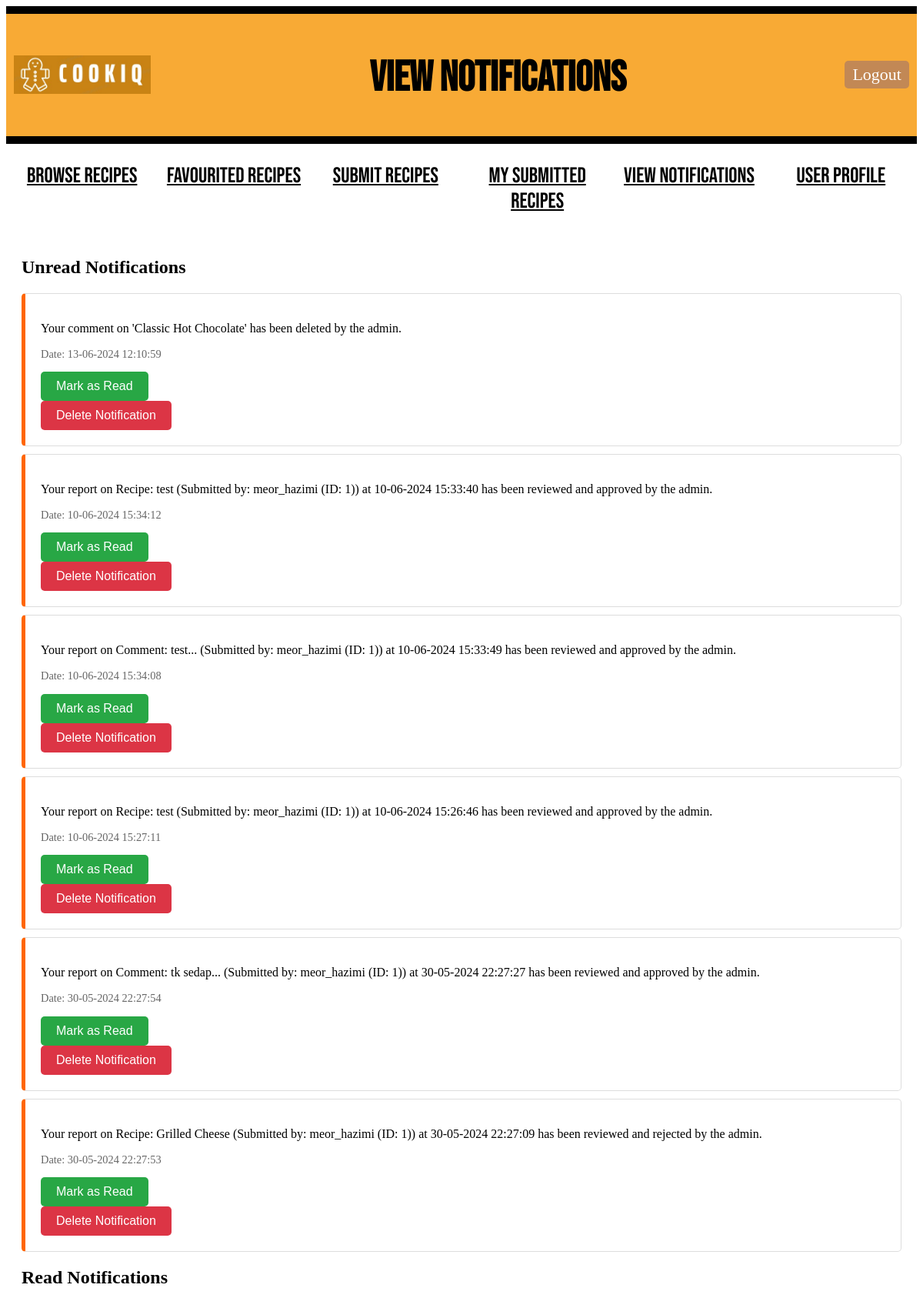
/user/2/notifications (signed in), run on an earlier commit of the app's database.
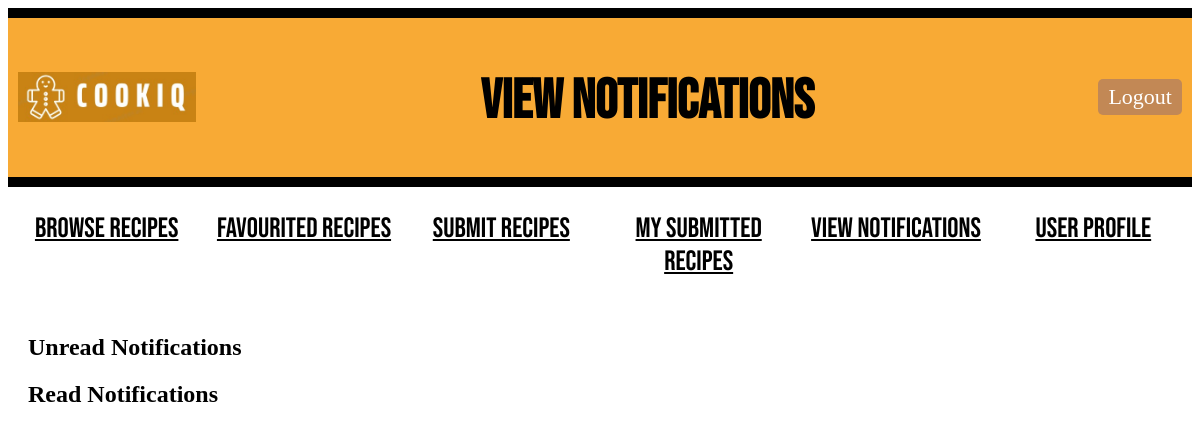
And on a later commit of the database.
### models.py (models this page shows)
class Notification(db.Model):
    id = db.Column(db.Integer, primary_key=True)
    user_id = db.Column(db.Integer, db.ForeignKey('user.id', name='fk_notification_user'), nullable=False)
    message = db.Column(db.String(255), nullable=False)
    timestamp = db.Column(db.DateTime(timezone=True), default=lambda: datetime.now(timezone('Asia/Kuala_Lumpur')))
    read = db.Column(db.Boolean, default=False)
    user = db.relationship('User', back_populates='notifications', overlaps="notifications,user_notifications")

### main.py (the view)
@app.route('/user/<int:user_id>/notifications')
def view_notifications(user_id):
    if "user_id" not in session or session["user_id"] != user_id:
        return redirect(url_for("login"))
    user = User.query.get_or_404(user_id)
    unread_notifications = Notification.query.filter_by(user_id=user_id, read=False).order_by(Notification.timestamp.desc()).all()
    read_notifications = Notification.query.filter_by(user_id=user_id, read=True).order_by(Notification.timestamp.desc()).all()
    return render_template('notifications.html', user=user, unread_notifications=unread_notifications, read_notifications=read_notifications)

### templates/notifications.html (shortened to what this page needs)
<!DOCTYPE html>
<html>
<head>
    <link rel="stylesheet" type="text/css" href="{{ url_for('static', filename='style.css') }}">
</head>
<body>
    <div class="header">
        <div class="logo-container">
            <img style="height: 50px; padding-bottom: 30px;" src="{{ url_for('static', filename='Logo_CookiQ.jpeg') }}" alt="Logo_CookiQ">
        </div>
        <h1 class="title">View Notifications</h1>
        <a href="{{ url_for('logout') }}" class="LogOutButton">Logout</a>
    </div>
    {% include '_flashes.html' %}
    <div class="classification">
        <ul>
            <li><a href="{{ url_for('browse_recipes', user_id=user.id) }}" class="nav-button">Browse Recipes</a></li>
            <li><a href="{{ url_for('favouritedrecipe', user_id=user.id) }}" class="nav-button">Favourited Recipes</a></li>
            <li><a href="{{ url_for('recipesubmission', user_id=user.id) }}" class="nav-button">Submit Recipes</a></li>
            <li><a href="{{ url_for('submitted_recipes', user_id=user.id) }}" class="nav-button">My Submitted Recipes</a></li>
            <li><a href="{{ url_for('view_notifications', user_id=user.id) }}" class="nav-button">View Notifications</a></li>
            <li><a href="{{ url_for('user_profile', user_id=user.id) }}" class="nav-button">User Profile</a></li>
        </ul>
    </div>
    <div class="notifications-container">
        <h2>Unread Notifications</h2>
        <ul class="notification-list">
            {% for notification in unread_notifications %}
            <li class="notification-item unread">
                <p>{{ notification.message }}</p>
                <p class="timestamp">Date: {{ notification.timestamp.strftime('%d-%m-%Y %H:%M:%S') }}</p>
                <div class="notification-actions">
                    <form action="{{ url_for('mark_notification_as_read', notification_id=notification.id, user_id=user.id) }}" method="POST">
                        <button type="submit" class="btn-mark-read">Mark as Read</button>
                    </form>
                    <form action="{{ url_for('delete_notification', user_id=user.id, notification_id=notification.id) }}" method="POST">
                        <button type="submit" class="btn-delete-notif" onclick="return confirm('Are you sure you want to delete this notification?')">Delete Notification</button>
                    </form>
                </div>
            </li>
            {% endfor %}
        </ul>
        <h2>Read Notifications</h2>
    </div>
</body>
</html>

What changed in the data, as far as the page shows it:
removed Notification: message "Your comment on 'Classic Hot Chocolate' has been deleted by the admin.", timestamp "13-06-2024 12:10:59"
removed Notification: message "Your report on Recipe: test (Submitted by: meor_hazimi (ID: 1)) at 10-06-2024 15:33:40 has been reviewed and approved by the admin.", timestamp "10-06-2024 15:34:12"
removed Notification: message "Your report on Comment: test... (Submitted by: meor_hazimi (ID: 1)) at 10-06-2024 15:33:49 has been reviewed and approved by the admin.", timestamp "10-06-2024 15:34:08"
removed Notification: message "Your report on Recipe: test (Submitted by: meor_hazimi (ID: 1)) at 10-06-2024 15:26:46 has been reviewed and approved by the admin.", timestamp "10-06-2024 15:27:11"
removed Notification: message "Your report on Comment: tk sedap... (Submitted by: meor_hazimi (ID: 1)) at 30-05-2024 22:27:27 has been reviewed and approved by the admin.", timestamp "30-05-2024 22:27:54"
removed Notification: message "Your report on Recipe: Grilled Cheese (Submitted by: meor_hazimi (ID: 1)) at 30-05-2024 22:27:09 has been reviewed and rejected by the admin.", timestamp "30-05-2024 22:27:53"
